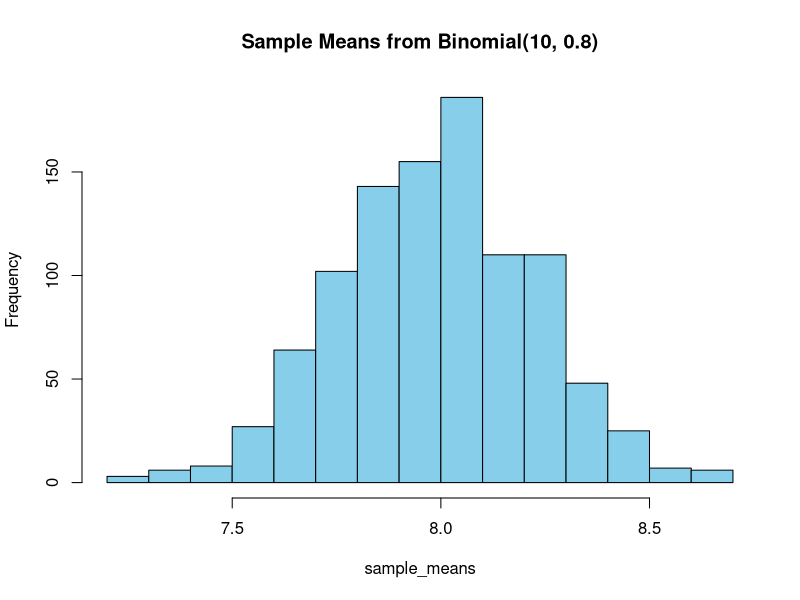
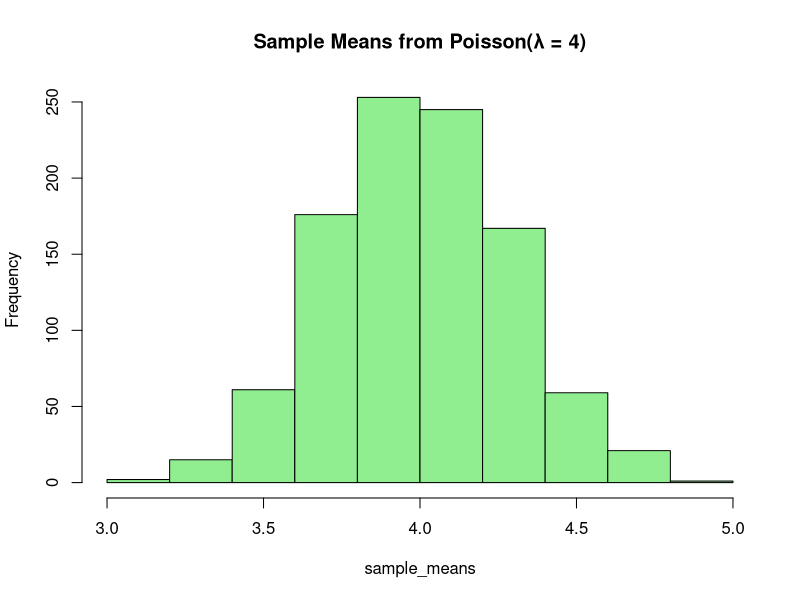
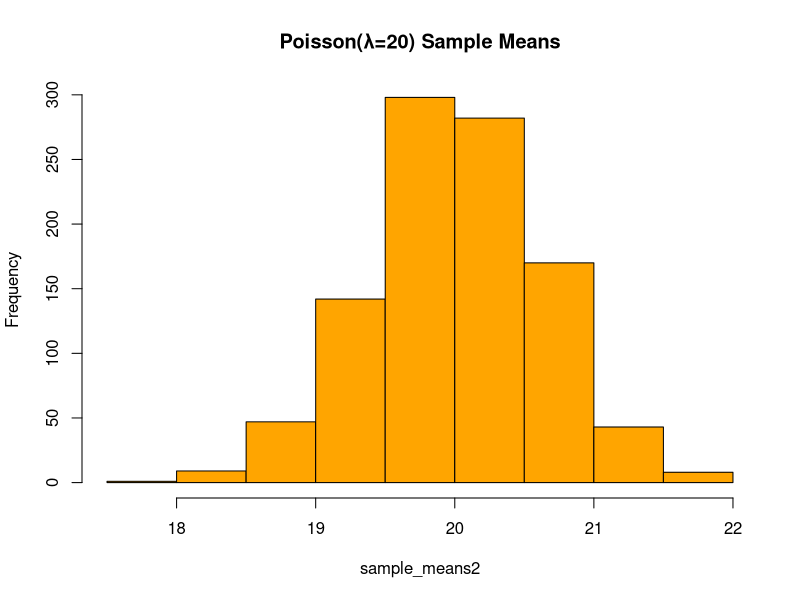
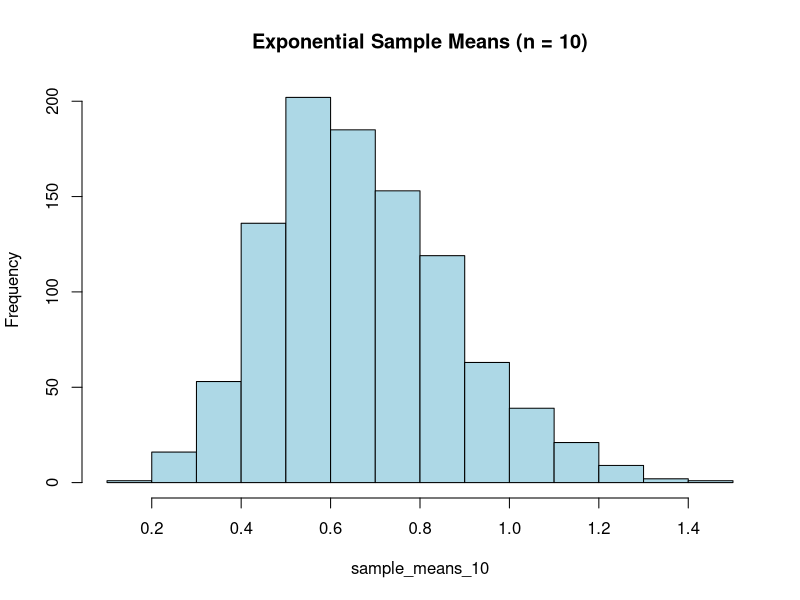
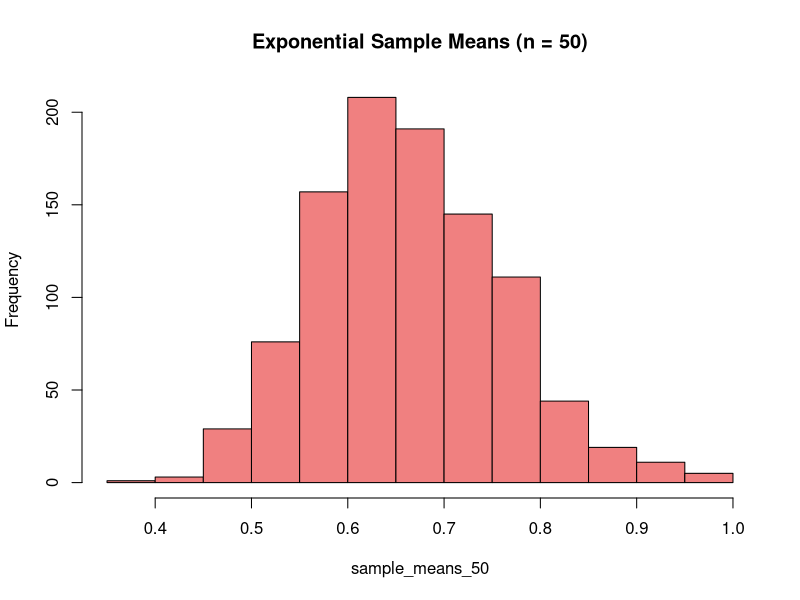
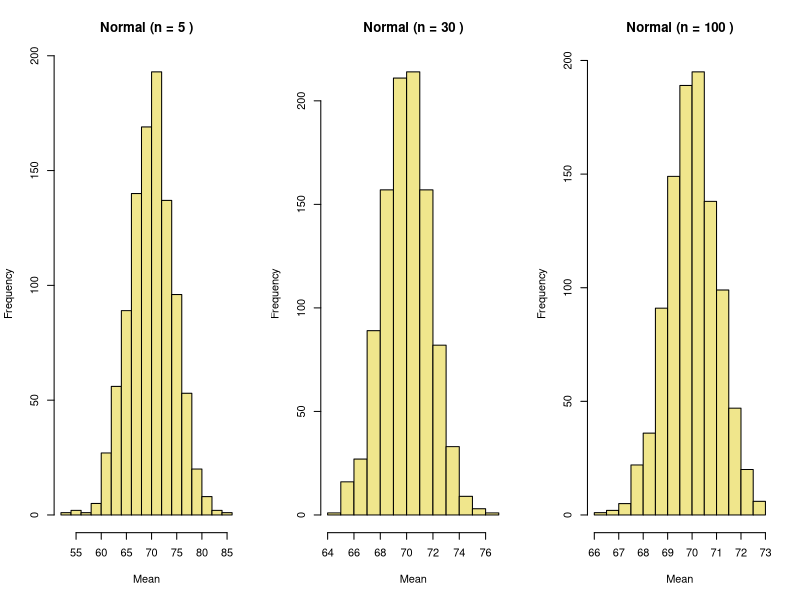
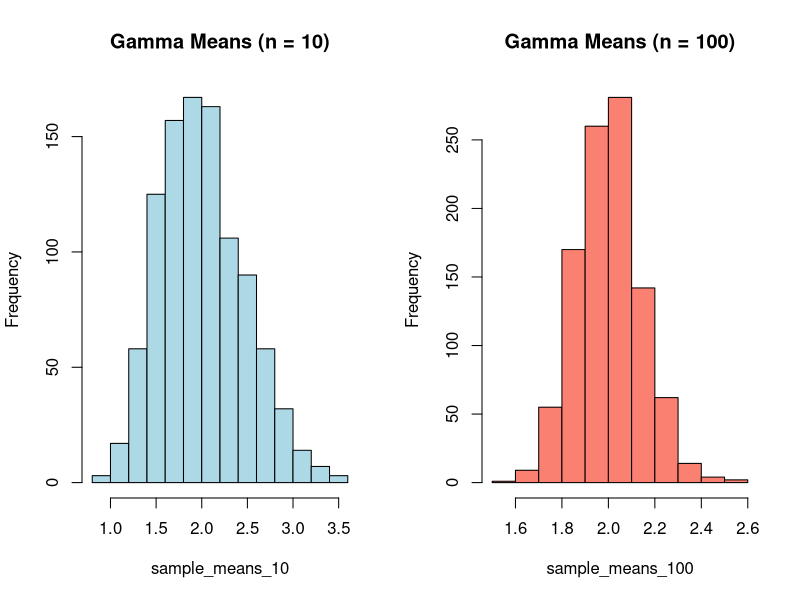
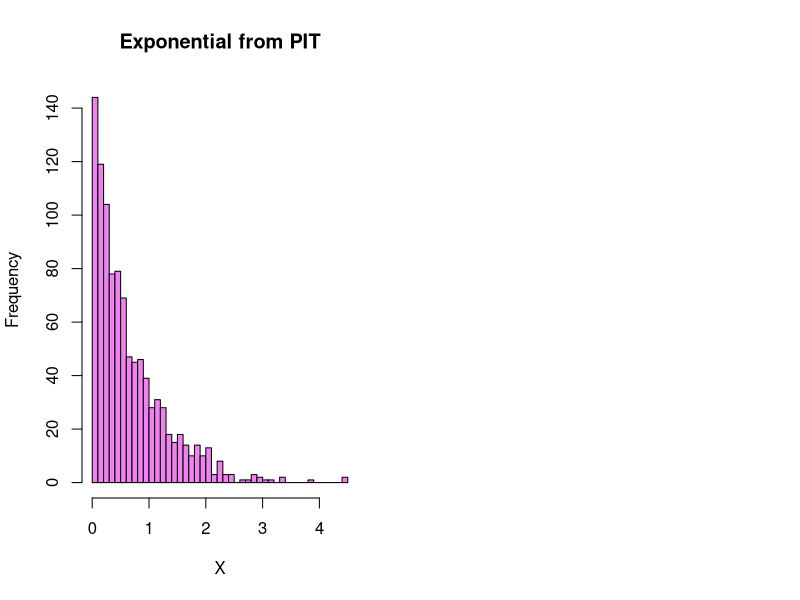

Here is the R script that generated these plots, in order:

# ==========================================================
# SAMPLING DISTRIBUTION ASSIGNMENT – FULL SOLUTION IN R
# ==========================================================

# ==========================================================
# BINOMIAL DISTRIBUTION
# ==========================================================

# Q1: What is the expected value and variance of the sampling distribution 
# of the mean for a Binomial(n = 10, p = 0.4) population?

n <- 10
p <- 0.4

mu <- n * p
var <- n * p * (1 - p)

cat("Theoretical Mean =", mu, "\n")
cat("Theoretical Variance =", var, "\n")

# Q2: Simulate the sampling distribution of the mean for Binomial(n = 10, p = 0.8) 
# and observe how skewness changes with p.

set.seed(1)
sample_size <- 30
num_samples <- 1000

sample_means <- replicate(num_samples, {
  mean(rbinom(sample_size, size = 10, prob = 0.8))
})

hist(sample_means, main = "Sample Means from Binomial(10, 0.8)", col = "skyblue")
cat("Empirical Mean:", mean(sample_means), "\n")
cat("Empirical Variance:", var(sample_means), "\n")

# ==========================================================
# POISSON DISTRIBUTION
# ==========================================================

# Q1: If X ~ Poisson(λ = 4), simulate the sampling distribution of the mean 
# for sample size n = 50. Compare theoretical and empirical mean and variance.

set.seed(2)
lambda <- 4
n <- 50
num_samples <- 1000

sample_means <- replicate(num_samples, {
  mean(rpois(n, lambda))
})

cat("Empirical Mean:", mean(sample_means), "\n")
cat("Empirical Variance:", var(sample_means), "\n")

hist(sample_means, main = "Sample Means from Poisson(λ = 4)", col = "lightgreen")

cat("Theoretical Mean =", lambda, "\n")
cat("Theoretical Variance =", lambda / n, "\n")

# Q2: How does the distribution of sample means change as λ increases?

sample_means2 <- replicate(num_samples, mean(rpois(n, lambda = 20)))
hist(sample_means2, main = "Poisson(λ=20) Sample Means", col = "orange")

# ==========================================================
# EXPONENTIAL DISTRIBUTION
# ==========================================================

# Q1: For X ~ Exponential(λ = 1.5), simulate sample means and check normality 
# for n = 10 and n = 50.

set.seed(3)
lambda <- 1.5

sample_means_10 <- replicate(1000, mean(rexp(10, rate = lambda)))
hist(sample_means_10, main = "Exponential Sample Means (n = 10)", col = "lightblue")

sample_means_50 <- replicate(1000, mean(rexp(50, rate = lambda)))
hist(sample_means_50, main = "Exponential Sample Means (n = 50)", col = "lightcoral")

# ==========================================================
# NORMAL DISTRIBUTION
# ==========================================================

# Q1: Use X ~ N(70, 10^2). Simulate the sampling distribution of the mean 
# for different values of n and confirm that it remains normal.

set.seed(4)
mu <- 70
sigma <- 10
n_vals <- c(5, 30, 100)

par(mfrow = c(1, 3))
for (n in n_vals) {
  sample_means <- replicate(1000, mean(rnorm(n, mean = mu, sd = sigma)))
  hist(sample_means, main = paste("Normal (n =", n, ")"), col = "khaki", xlab = "Mean")
}

# ==========================================================
# GAMMA DISTRIBUTION
# ==========================================================

# Q1: Take X ~ Gamma(shape = 2, rate = 1). Simulate and compare the sampling 
# distribution for n = 10 and n = 100.

set.seed(5)
shape <- 2
rate <- 1

sample_means_10 <- replicate(1000, mean(rgamma(10, shape = shape, rate = rate)))
sample_means_100 <- replicate(1000, mean(rgamma(100, shape = shape, rate = rate)))

par(mfrow = c(1, 2))
hist(sample_means_10, main = "Gamma Means (n = 10)", col = "lightblue")
hist(sample_means_100, main = "Gamma Means (n = 100)", col = "salmon")

# ==========================================================
# BONUS: Probability Integral Transformation – Exponential Example
# ==========================================================

# Q: Use PIT to generate Exponential(λ=1.5) samples using inverse CDF.

set.seed(6)
U <- runif(1000)
lambda <- 1.5

X <- -log(U) / lambda
hist(X, breaks = 40, main = "Exponential from PIT", col = "violet")
